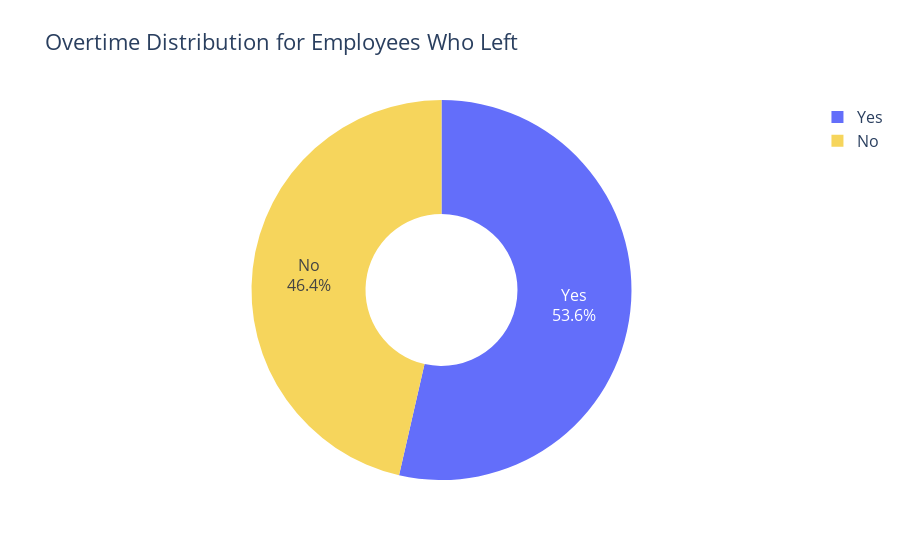

Notebook cell for this chart:
### Code cell
attrition_data = df[df['Attrition'] == "Yes"]

#Overtime status for those who left
overtime_counts = attrition_data['OverTime'].value_counts()
total_attrition_yes = overtime_counts.sum()

#donut chart
fig = go.Figure(data=[go.Pie(
    labels=overtime_counts.index,
    values=overtime_counts.values,
    hole=0.4,
    marker=dict(colors=['#3CAEA43','#F6D55C']),
    textposition='inside',
    textinfo='percent+label'  # Show percentage and label inside the donut
)])

fig.update_layout(
    title='Overtime Distribution for Employees Who Left',
    font=dict(size=16),
    
)
fig.show()

### Figure 1 — Plotly figure (JSON) as saved in the notebook; plotly's stock layout.template omitted (floating-point values rounded to 4 significant figures)
{"data": [{"hole": 0.4, "labels": ["Yes", "No"], "marker": {"colors": ["#3CAEA43", "#F6D55C"]}, "textinfo": "percent+label", "textposition": "inside", "type": "pie", "values": [127, 110]}], "layout": {"font": {"size": 16}, "title": {"text": "Overtime Distribution for Employees Who Left"}}}
